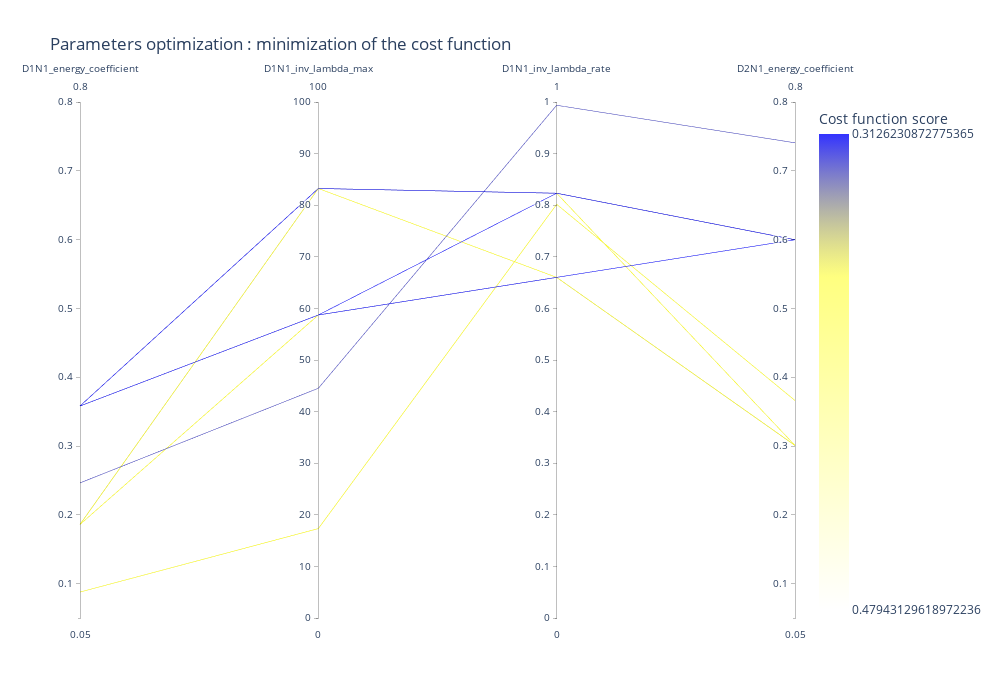

The notebook cell this image was saved under:
### Code cell
fig = viewer.parallel_coordinates(4000)
fig.update_layout(width=1000, height=700)

### Figure 1 — Plotly figure (JSON) as saved in the notebook; plotly's stock layout.template omitted (floating-point values rounded to 4 significant figures)
{"data": [{"dimensions": [{"label": "D1N1_energy_coefficient", "range": [0.05, 0.8], "values": [0.3581, 0.3581, 0.3581, 0.3581, 0.2463, 0.186, 0.186, 0.186, 0.08769]}, {"label": "D1N1_inv_lambda_max", "range": [0, 100], "values": [83.24, 58.72, 83.24, 58.72, 44.52, 58.72, 83.24, 83.24, 17.33]}, {"label": "D1N1_inv_lambda_rate", "range": [0, 1], "values": [0.8232, 0.8232, 0.8232, 0.6601, 0.9937, 0.6601, 0.6601, 0.8232, 0.8017]}, {"label": "D2N1_energy_coefficient", "range": [0.05, 0.8], "values": [0.5998, 0.5998, 0.5998, 0.5998, 0.7407, 0.3008, 0.3008, 0.3008, 0.3661]}], "line": {"color": [-0.3126, -0.3126, -0.3126, -0.3126, -0.3251, -0.4517, -0.4517, -0.4517, -0.4794], "colorbar": {"tickmode": "array", "ticktext": [0.3126, 0.4794], "tickvals": [-0.3126, -0.4794], "title": {"text": "Cost function score"}}, "colorscale": [[0, "rgba(0, 0, 255, 0.8)"], [0.3, "rgba(255,255,0,0.5)"], [1, "rgba(255,255,0,0.0)"]], "reversescale": true, "showscale": true}, "type": "parcoords", "unselected": {"line": {"opacity": 0.2}}}], "layout": {"coloraxis": {"colorbar": {"title": {"text": "Fitness"}}}, "height": 700, "title": {"text": "Parameters optimization : minimization of the cost function"}, "width": 1000}}
